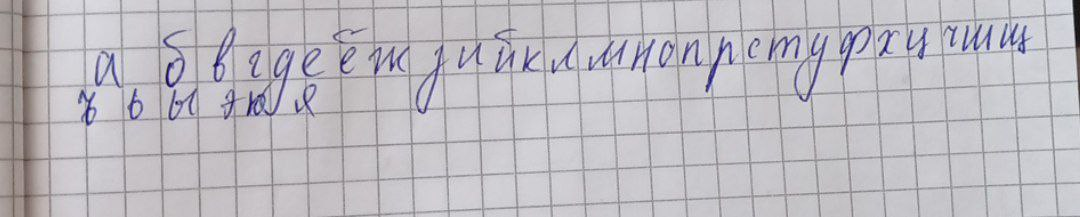
#> input picture last_pictures/1269910832.jpg, 1080 x 217 px
$ python -i crop_letters.py   (imports and definitions only)
#> lines starting #> are read from the running program, lines starting #| are printed output that depends on the picture; after the words box and inside, x2 and y2 are one past the last pixel; in counts of white or black regions, pixels touching at a corner belong together
#> further down, picture is the input picture: shape (217, 1080, 3); mean B, G, R 194.2, 188, 190.6
import cv2
import numpy as np
import os
import json

import imutils
from imutils.contours import sort_contours


# [25 lines left out: function overlay_transparent, not called in this run]


def make_transparent(src):
    tmp = cv2.cvtColor(src, cv2.COLOR_BGR2GRAY)

    # добавляем черным пикселям полную прозрачность в альфа канале
    _, alpha = cv2.threshold(tmp, 0, 255, cv2.THRESH_BINARY)
    b, g, r = cv2.split(src)

    # добавляем альфа-канал к RGB и получаем RGBA, где любой черный пиксель исходного изображения - прозрачный
    rgba = [b, g, r, alpha]
    dst = cv2.merge(rgba, 4)
    return dst


def remove_background(img):
    grey = cv2.cvtColor(img, cv2.COLOR_BGR2GRAY)
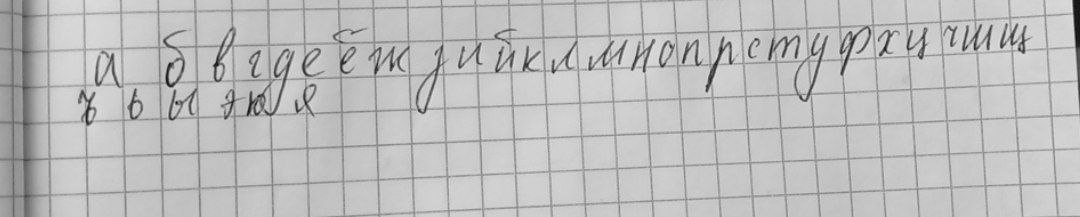
#> grey: shape (217, 1080); min 10, max 235, mean 189.5
    lower = 0
    upper = 130

    # оставляем только достаточно темные пиксели lower <= pixel <= upper
    thresh = cv2.inRange(grey, lower, upper)
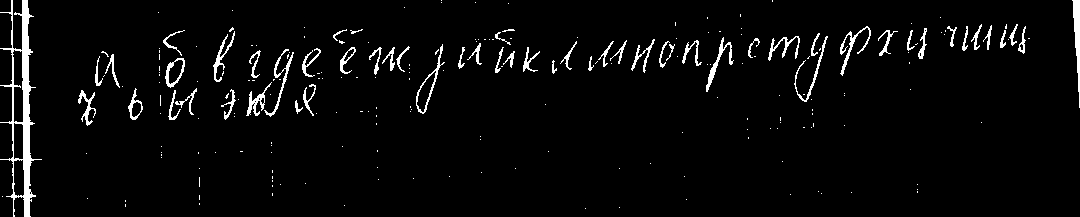
#> thresh: shape (217, 1080); 3.8% white; 234 white regions (177 under 20 px), largest, box (x1, y1, x2, y2) and area: (0, 0, 42, 217) 2133, (1072, 0, 1080, 108) 428, (840, 26, 871, 76) 289
    # cv2.imshow("thresh", thresh)
    # cv2.waitKey(0)

    # все, что не попало в thresh, то есть было слишком светлым превращаем в черные пиксели
    # так как make_transparent умеет удалять только черный фон
    result = cv2.bitwise_and(img, img, mask=thresh)
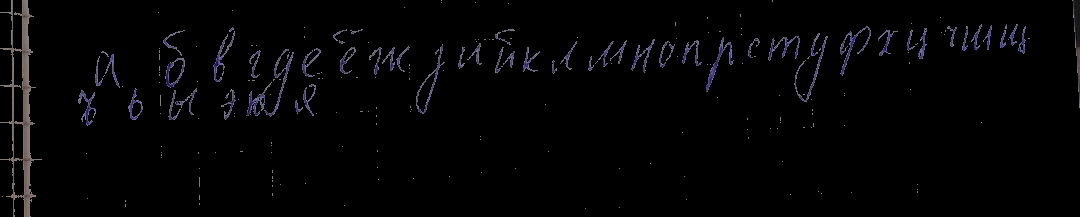
#> result: shape (217, 1080, 3); mean B, G, R 4.5, 3.6, 3.9
    return make_transparent(result)


# [63 lines left out: function find_letters, not called in this run]


    # [17 lines of commented-out code are left out]

>>> import cv2
>>> picture = cv2.imread('last_pictures/1269910832.jpg')
>>> result = remove_background(picture)

$ run again, on last_pictures/645076150.jpg
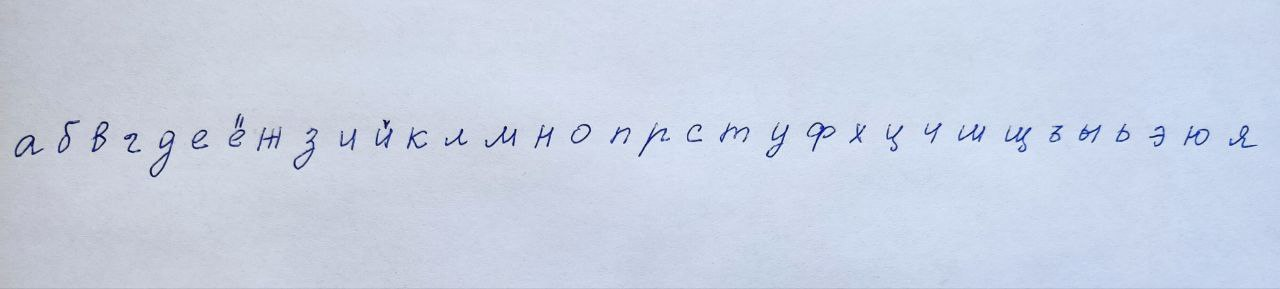
#> input picture last_pictures/645076150.jpg, 1280 x 289 px
#> picture is the input picture: shape (289, 1280, 3); mean B, G, R 227.7, 210.2, 201.2
#> in remove_background, `thresh = cv2.inRange(grey, lower, upper)`:
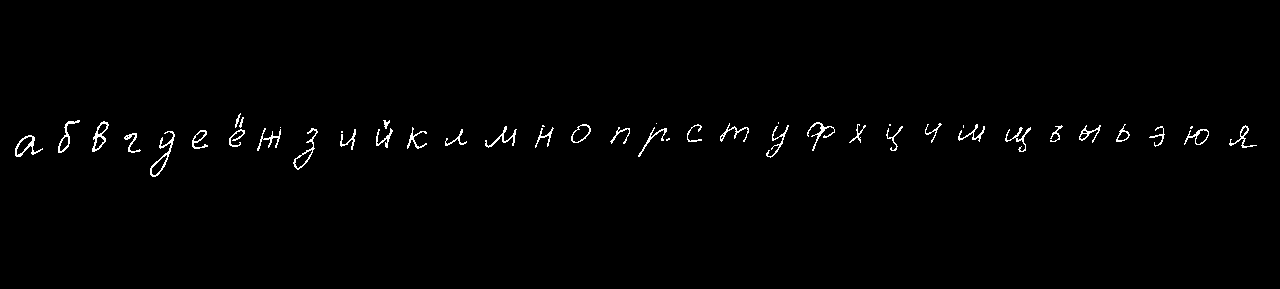
#> thresh: shape (289, 1280); 1% white in thin lines or dots, all inside (x1, y1, x2, y2) = (15, 113, 1257, 177)
#> in remove_background, `result = cv2.bitwise_and(img, img, mask=thresh)`:
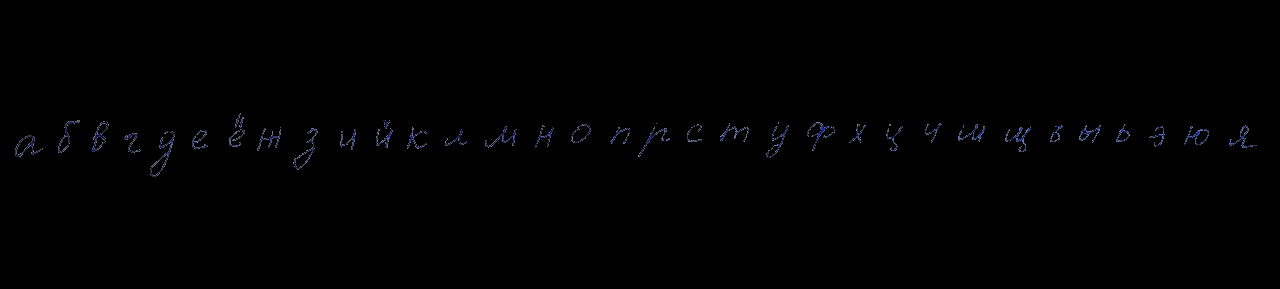
#> result: shape (289, 1280, 3); mean B, G, R 1.1, 0.8, 0.7

$ run again, on last_pictures/765906260.jpg
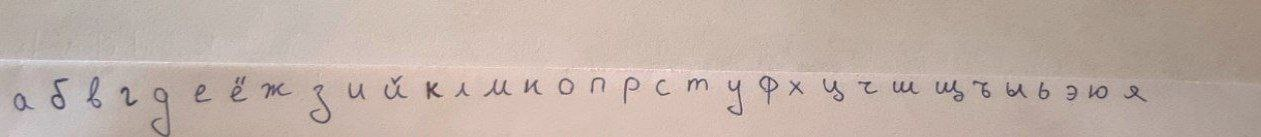
#> input picture last_pictures/765906260.jpg, 1261 x 137 px
#> picture is the input picture: shape (137, 1261, 3); mean B, G, R 167.4, 176.2, 192.6
#> in remove_background, `thresh = cv2.inRange(grey, lower, upper)`:
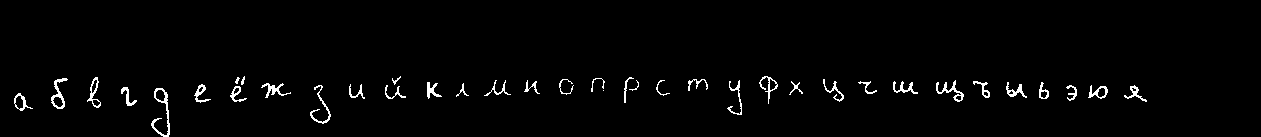
#> thresh: shape (137, 1261); 1.9% white in thin lines or dots, all inside (x1, y1, x2, y2) = (14, 76, 1147, 137)
#> in remove_background, `result = cv2.bitwise_and(img, img, mask=thresh)`:
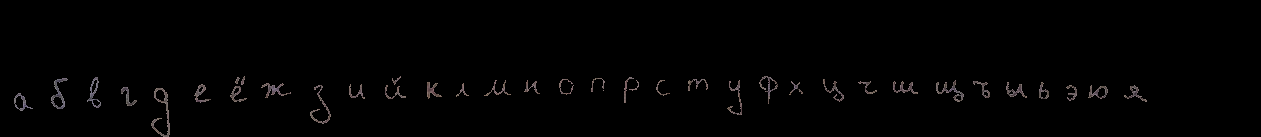
#> result: shape (137, 1261, 3); mean B, G, R 1.9, 1.9, 2.2
